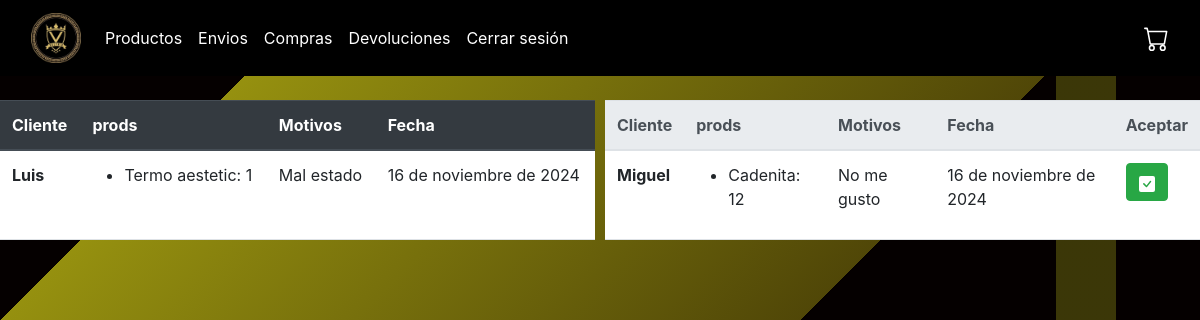
Before: /devolucion (signed in) with the older database file.
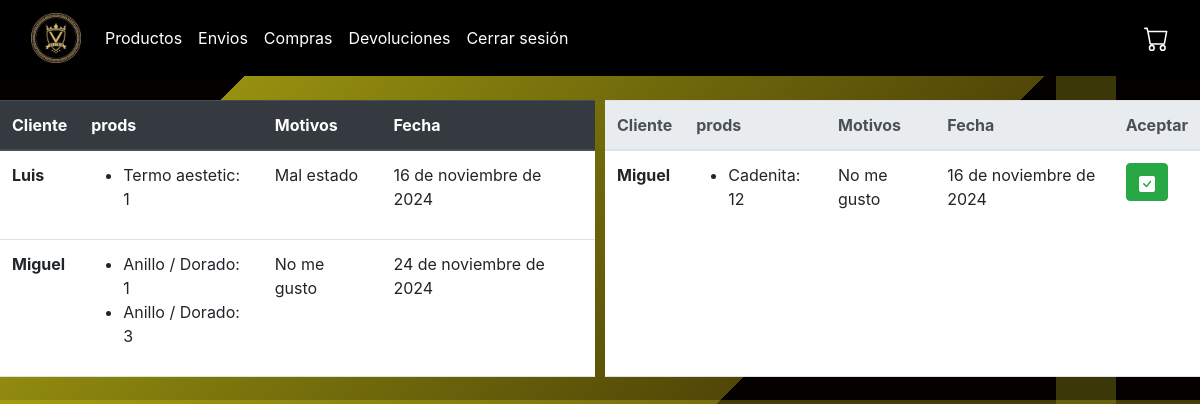
After: the same page with the newer database file.
### plus/models.py (models this page shows, shortened)
class Devolucion(models.Model):
    descripcion = models.CharField(max_length=100)
    imagen = models.URLField(
        verbose_name='Imagen de la devolución',
        default='https://upload.wikimedia.org/wikipedia/commons/thumb/d/da/Imagen_no_disponible.svg/768px-Imagen_no_disponible.svg.png'
    )
    fecha_devolucion = models.DateField(auto_now_add=True)
    compra = models.ForeignKey(Compra, on_delete=models.CASCADE)
    cliente = models.ForeignKey(Cliente, on_delete=models.CASCADE)
    aceptada = models.BooleanField(default=0)

class Cliente(models.Model):
    user = models.OneToOneField(User, on_delete=models.CASCADE, null=True, blank=True)
    nombre = models.CharField(max_length=50)
    apellido = models.CharField(max_length=50)
    telefono = models.CharField(max_length=8)
    cedula = models.CharField(max_length=25)
    correo = models.EmailField(max_length=25, null=True, blank=True)
    contraseña = models.CharField(max_length=30)

class DetalleCompra(models.Model):
    producto = models.ForeignKey(Producto, on_delete=models.CASCADE)
    compra = models.ForeignKey(Compra, on_delete=models.CASCADE)
    cantidad = models.IntegerField()

class Producto(models.Model):
    descripcion = models.CharField(max_length=100, default='Sin descripción')
    precio = models.FloatField()
    nombre = models.CharField(max_length=40)
    cantidad = models.IntegerField()
    peso = models.FloatField()
    imagen = models.URLField(
        verbose_name='Imagen del producto',
        default='https://upload.wikimedia.org/wikipedia/commons/thumb/d/da/Imagen_no_disponible.svg/768px-Imagen_no_disponible.svg.png'
    )

### plus/views.py (the view)
# urls.py: path('devolucion',views.devolucion,name="devolucion"),
@staff_required
def devolucion(request):
    devoluciones_confirmadas = Devolucion.objects.filter(aceptada=True)
    devoluciones_no_confirmadas = Devolucion.objects.filter(aceptada=False)
    return render(request, "plus/administracion/devoluciones.html", {
        "devoluciones_confirmadas": devoluciones_confirmadas,
        "devoluciones_no_confirmadas": devoluciones_no_confirmadas
    })

### plus/views.py (called while the page is built)
def is_staff_user(user):
    return user.is_staff

### plus/templates/plus/administracion/devoluciones.html (shortened to what this page needs)
{% extends "plus/administracion/layout.html" %}
{% block body %}
<div style="display: flex; flex-direction: column; gap: 10px;">
    <div style="display: flex; gap: 10px; flex-grow: 1;">
        <table style="flex: 1;" class="table">
            <thead class="thead-dark">
                <tr>
                    <th scope="col">Cliente</th>
                    <th scope="col">prods</th>
                    <th scope="col">Motivos</th>
                    <th scope="col">Fecha</th>
                </tr>
            </thead>
            <tbody>
                {% for devolucion in devoluciones_confirmadas %}
                <tr>
                    <th scope="row">{{ devolucion.cliente.nombre }}</th>
                    <td>
                        <ul>
                            {% for detalle in devolucion.compra.detallecompra_set.all %}
                                <li>{{ detalle.producto.nombre }}: {{ detalle.cantidad }}</li>
                            {% endfor %}
                        </ul>
                    </td>
                    <td>{{ devolucion.descripcion }}</td>
                    <td>{{ devolucion.fecha_devolucion  }}</td>
                </tr>
                {% endfor %}
            </tbody>
        </table>
        <table style="flex: 1;" class="table">
            <thead class="thead-light">
                <tr>
                    <th scope="col">Cliente</th>
                    <th scope="col">prods</th>
                    <th scope="col">Motivos</th>
                    <th scope="col">Fecha</th>
                    <th scope="col">Aceptar</th>
                </tr>
            </thead>
            <tbody>
                {% for devolucion in devoluciones_no_confirmadas %}
                <tr>
                    <th scope="row">{{ devolucion.cliente.nombre }}</th>
                    <td>
                        <ul>
                            {% for detalle in devolucion.compra.detallecompra_set.all %}
                                <li>{{ detalle.producto.nombre }}: {{ detalle.cantidad }}</li>
                            {% endfor %}
                        </ul>
                    </td>
                    <td>{{ devolucion.descripcion }}</td>
                    <td>{{ devolucion.fecha_devolucion  }}</td>
                    <td>
                        <form method="POST" action="{% url 'aceptarDevolucion' devolucion.id %}">
                                    <button type="submit" class="btn btn-success"></button>
                            </td>
                </tr>
                {% endfor %}
            </tbody>
        </table>
    </div>
</div>
{% endblock %}

Changed rows visible on the page:
added Devolucion: cliente.nombre "Miguel", descripcion "No me gusto", fecha_devolucion "24 de noviembre de 2024"
now on this page (row unchanged): DetalleCompra: producto.nombre "Anillo / Dorado", cantidad "1", shown under "Miguel"
now on this page (row unchanged): DetalleCompra: producto.nombre "Anillo / Dorado", cantidad "3", shown under "Miguel"
